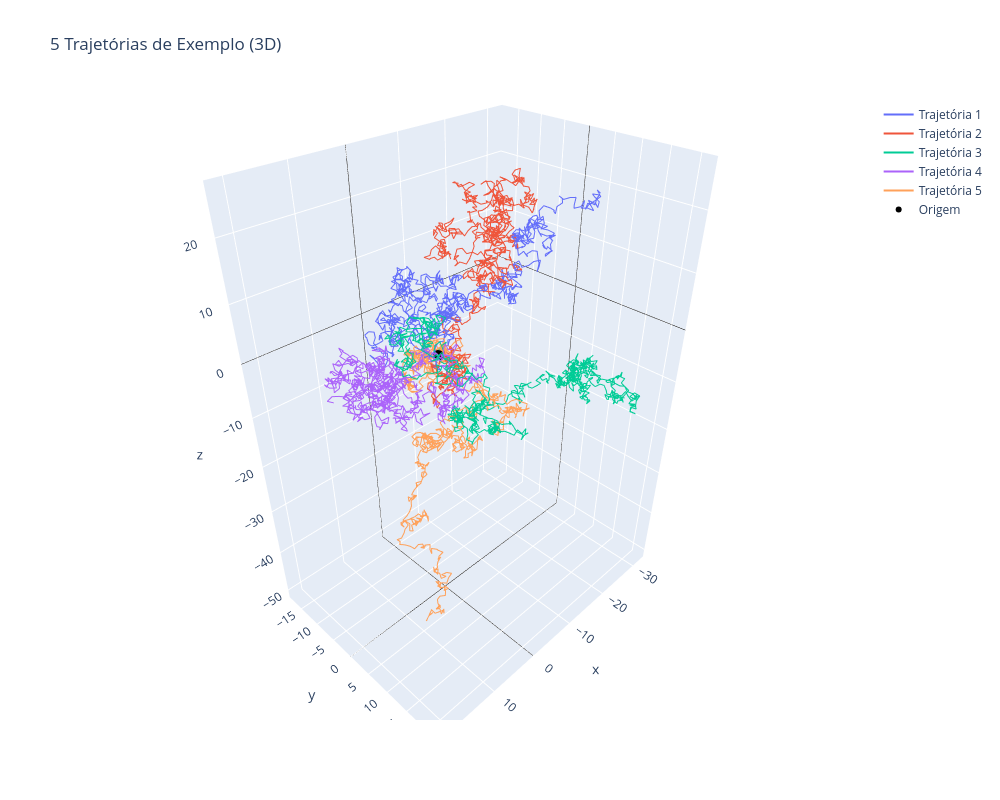
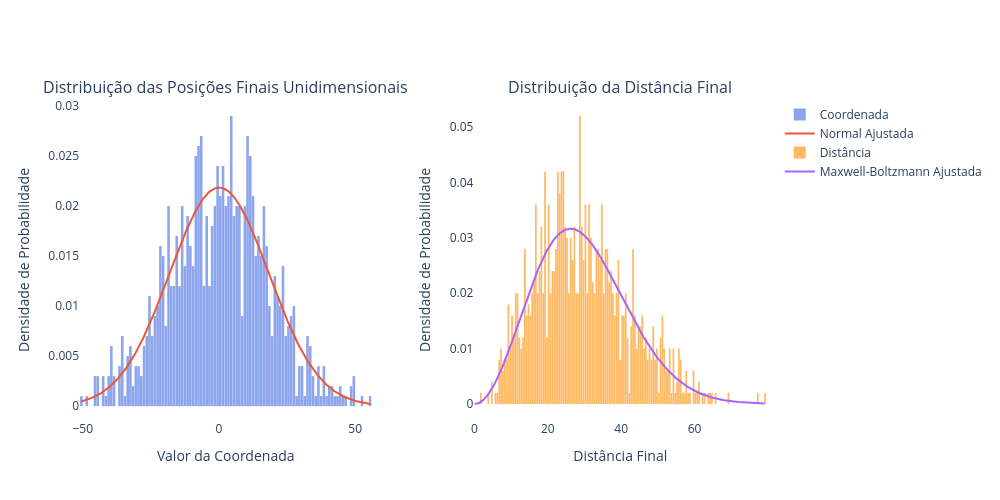

Here is the notebook cell these charts were saved with, in order:
### Markdown cell above
Roda a simulação $n$-vezes, plotando gráfico da trajetória, distribuição uni-axial e da distância euclidiana final, bem como exibe as métricas de média, variância e MSD:

### Code cell
resultados = rodar_simulacao_completa(num_simulacoes=1_000, num_passos=1_000, dimensao=3, passo=1.0, num_exemplos=5);

# Tabelas das métricas de Média, Variância e MSD
if len(resultados['media']) == 1: # Métricas unidimensionais
        tabela_resultados = [
            ['Média', resultados['media']],
            ['Variância', resultados['variancia']],
            ['MSD', resultados['MSD']]
        ]
        print(tabulate(tabela_resultados, headers=['Métricas', 'X'], tablefmt='github', floatfmt='.2f'))

elif len(resultados['media']) == 2: # Métricas bidimensionais
        tabela_resultados = [
            ['Média', resultados['media'][0], resultados['media'][1]],
            ['Variância', resultados['variancia'][0], resultados['variancia'][1]],
            ['MSD', resultados['MSD']]
        ]
        print(tabulate(tabela_resultados, headers=['Métricas', 'X', 'Y'], tablefmt='github', floatfmt='.2f'))
else: # Métricas n-dimensionais
        tabela_resultados = [
            ['Média', resultados['media'][0], resultados['media'][1], resultados['media'][2]],
            ['Variância', resultados['variancia'][0], resultados['variancia'][1], resultados['variancia'][2]],
            ['MSD', resultados['MSD']]
        ]
        print(tabulate(tabela_resultados, headers=['Métricas', 'X', 'Y', 'Z'], tablefmt='github', floatfmt='.2f'))

### Figure 1 — Plotly figure (JSON) as saved in the notebook; plotly's stock layout.template omitted (floating-point values rounded to 4 significant figures; data arrays with more than 128 entries replaced by an {"elided": "..."} marker saying what was removed)
{"data": [{"mode": "lines", "name": "Trajetória 1", "type": "scatter3d", "x": {"elided": "1000 float values"}, "y": {"elided": "1000 float values"}, "z": {"elided": "1000 float values"}}, {"mode": "lines", "name": "Trajetória 2", "type": "scatter3d", "x": {"elided": "1000 float values"}, "y": {"elided": "1000 float values"}, "z": {"elided": "1000 float values"}}, {"mode": "lines", "name": "Trajetória 3", "type": "scatter3d", "x": {"elided": "1000 float values"}, "y": {"elided": "1000 float values"}, "z": {"elided": "1000 float values"}}, {"mode": "lines", "name": "Trajetória 4", "type": "scatter3d", "x": {"elided": "1000 float values"}, "y": {"elided": "1000 float values"}, "z": {"elided": "1000 float values"}}, {"mode": "lines", "name": "Trajetória 5", "type": "scatter3d", "x": {"elided": "1000 float values"}, "y": {"elided": "1000 float values"}, "z": {"elided": "1000 float values"}}, {"marker": {"color": "Black", "size": 6, "symbol": "circle"}, "mode": "markers", "name": "Origem", "showlegend": true, "type": "scatter3d", "x": [0], "y": [0], "z": [0]}], "layout": {"height": 800, "scene": {"aspectmode": "data", "xaxis": {"gridcolor": "white", "showgrid": true, "title": {"text": "x"}, "zerolinecolor": "black"}, "yaxis": {"gridcolor": "white", "showgrid": true, "title": {"text": "y"}, "zerolinecolor": "black"}, "zaxis": {"gridcolor": "white", "showgrid": true, "title": {"text": "z"}, "zerolinecolor": "black"}}, "title": {"text": "5 Trajetórias de Exemplo (3D)"}, "width": 1000}}

### Figure 2 — Plotly figure (JSON) as saved in the notebook; plotly's stock layout.template omitted (floating-point values rounded to 4 significant figures; data arrays with more than 128 entries replaced by an {"elided": "..."} marker saying what was removed)
{"data": [{"histnorm": "probability density", "marker": {"color": "royalblue"}, "name": "Coordenada", "nbinsx": 200, "opacity": 0.6, "type": "histogram", "x": {"elided": "1000 float values"}, "xaxis": "x", "yaxis": "y"}, {"line": {"width": 2}, "mode": "lines", "name": "Normal Ajustada", "type": "scatter", "x": {"elided": "600 float values"}, "xaxis": "x", "y": {"elided": "600 float values"}, "yaxis": "y"}, {"histnorm": "probability density", "marker": {"color": "darkorange"}, "name": "Distância", "nbinsx": 200, "opacity": 0.6, "type": "histogram", "x": {"elided": "1000 float values"}, "xaxis": "x2", "yaxis": "y2"}, {"mode": "lines", "name": "Maxwell-Boltzmann Ajustada", "type": "scatter", "x": {"elided": "600 float values"}, "xaxis": "x2", "y": {"elided": "600 float values"}, "yaxis": "y2"}], "layout": {"annotations": [{"font": {"size": 16}, "showarrow": false, "text": "Distribuição das Posições Finais Unidimensionais", "x": 0.2125, "xanchor": "center", "xref": "paper", "y": 1, "yanchor": "bottom", "yref": "paper"}, {"font": {"size": 16}, "showarrow": false, "text": "Distribuição da Distância Final", "x": 0.7875, "xanchor": "center", "xref": "paper", "y": 1, "yanchor": "bottom", "yref": "paper"}], "bargap": 0.05, "height": 500, "plot_bgcolor": "white", "showlegend": true, "width": 1000, "xaxis": {"anchor": "y", "domain": [0, 0.425], "title": {"text": "Valor da Coordenada"}}, "xaxis2": {"anchor": "y2", "domain": [0.575, 1], "title": {"text": "Distância Final"}}, "yaxis": {"anchor": "x", "domain": [0, 1], "title": {"text": "Densidade de Probabilidade"}}, "yaxis2": {"anchor": "x2", "domain": [0, 1], "title": {"text": "Densidade de Probabilidade"}}}}
